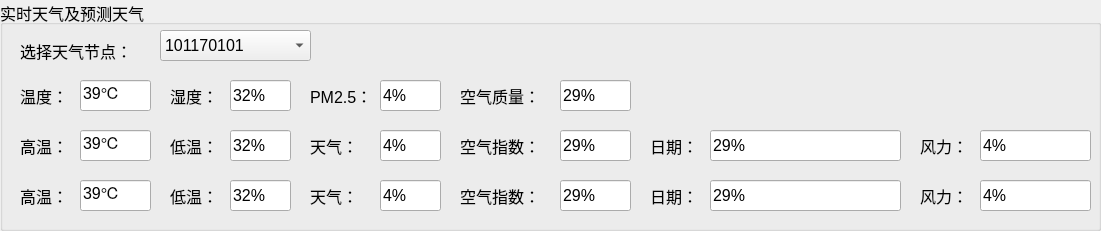
   <widget class="QGroupBox" name="groupBox_4">
    <property name="geometry">
     <rect>
      <x>300</x>
      <y>150</y>
      <width>1101</width>
      <height>231</height>
     </rect>
    </property>
    <property name="font">
     <font>
      <pointsize>12</pointsize>
     </font>
    </property>
    <property name="title">
     <string>实时天气及预测天气</string>
    </property>
    <widget class="QComboBox" name="Cb_cityId">
     <property name="geometry">
      <rect>
       <x>160</x>
       <y>30</y>
       <width>151</width>
       <height>31</height>
      </rect>
     </property>
     <item>
      <property name="text">
       <string>101170101</string>
      </property>
     </item>
     <item>
      <property name="text">
       <string>101170102</string>
      </property>
     </item>
     <item>
      <property name="text">
       <string>101170103</string>
      </property>
     </item>
     <item>
      <property name="text">
       <string>101170104</string>
      </property>
     </item>
     <item>
      <property name="text">
       <string>101170201</string>
      </property>
     </item>
    </widget>
    <widget class="QLabel" name="label_17">
     <property name="geometry">
      <rect>
       <x>20</x>
       <y>40</y>
       <width>131</width>
       <height>21</height>
      </rect>
     </property>
     <property name="text">
      <string>选择天气节点：</string>
     </property>
    </widget>
    <widget class="QLabel" name="label_19">
     <property name="geometry">
      <rect>
       <x>20</x>
       <y>80</y>
       <width>51</width>
       <height>31</height>
      </rect>
     </property>
     <property name="font">
      <font>
       <pointsize>12</pointsize>
      </font>
     </property>
     <property name="text">
      <string>温度：</string>
     </property>
    </widget>
    <widget class="QLabel" name="label_20">
     <property name="geometry">
      <rect>
       <x>170</x>
       <y>80</y>
       <width>51</width>
       <height>31</height>
      </rect>
     </property>
     <property name="font">
      <font>
       <pointsize>12</pointsize>
      </font>
     </property>
     <property name="text">
      <string>湿度：</string>
     </property>
    </widget>
    <widget class="QLabel" name="label_21">
     <property name="geometry">
      <rect>
       <x>310</x>
       <y>80</y>
       <width>61</width>
       <height>31</height>
      </rect>
     </property>
     <property name="font">
      <font>
       <pointsize>12</pointsize>
      </font>
     </property>
     <property name="text">
      <string>PM2.5：</string>
     </property>
    </widget>
    <widget class="QLabel" name="label_22">
     <property name="geometry">
      <rect>
       <x>460</x>
       <y>80</y>
       <width>91</width>
       <height>31</height>
      </rect>
     </property>
     <property name="font">
      <font>
       <pointsize>12</pointsize>
      </font>
     </property>
     <property name="text">
      <string>空气质量：</string>
     </property>
    </widget>
    <widget class="QLineEdit" name="Edit_todayTemp">
     <property name="geometry">
      <rect>
       <x>80</x>
       <y>80</y>
       <width>71</width>
       <height>31</height>
      </rect>
     </property>
     <property name="font">
      <font>
       <pointsize>12</pointsize>
      </font>
     </property>
     <property name="text">
      <string>39℃</string>
     </property>
    </widget>
    <widget class="QLineEdit" name="Edit_todayPM25">
     <property name="geometry">
      <rect>
       <x>380</x>
       <y>80</y>
       <width>61</width>
       <height>31</height>
      </rect>
     </property>
     <property name="font">
      <font>
       <pointsize>12</pointsize>
      </font>
     </property>
     <property name="text">
      <string>4%</string>
     </property>
    </widget>
    <widget class="QLineEdit" name="Edit_todayShidu">
     <property name="geometry">
      <rect>
       <x>230</x>
       <y>80</y>
       <width>61</width>
       <height>31</height>
      </rect>
     </property>
     <property name="font">
      <font>
       <pointsize>12</pointsize>
      </font>
     </property>
     <property name="text">
      <string>32%</string>
     </property>
    </widget>
    <widget class="QLineEdit" name="Edit_todayKQZL">
     <property name="geometry">
      <rect>
       <x>560</x>
       <y>80</y>
       <width>71</width>
       <height>31</height>
      </rect>
     </property>
     <property name="font">
      <font>
       <pointsize>12</pointsize>
      </font>
     </property>
     <property name="text">
      <string>29%</string>
     </property>
    </widget>
    <widget class="QLabel" name="label_23">
     <property name="geometry">
      <rect>
       <x>20</x>
       <y>130</y>
       <width>51</width>
       <height>31</height>
      </rect>
     </property>
     <property name="font">
      <font>
       <pointsize>12</pointsize>
      </font>
     </property>
     <property name="text">
      <string>高温：</string>
     </property>
    </widget>
    <widget class="QLineEdit" name="Edit_oneDayHightTemp">
     <property name="geometry">
      <rect>
       <x>80</x>
       <y>130</y>
       <width>71</width>
       <height>31</height>
      </rect>
     </property>
     <property name="font">
      <font>
       <pointsize>12</pointsize>
      </font>
     </property>
     <property name="text">
      <string>39℃</string>
     </property>
    </widget>
    <widget class="QLabel" name="label_24">
     <property name="geometry">
      <rect>
       <x>170</x>
       <y>130</y>
       <width>51</width>
       <height>31</height>
      </rect>
     </property>
     <property name="font">
      <font>
       <pointsize>12</pointsize>
      </font>
     </property>
     <property name="text">
      <string>低温：</string>
     </property>
    </widget>
    <widget class="QLineEdit" name="Edit_oneDayKQZS">
     <property name="geometry">
      <rect>
       <x>560</x>
       <y>130</y>
       <width>71</width>
       <height>31</height>
      </rect>
     </property>
     <property name="font">
      <font>
       <pointsize>12</pointsize>
      </font>
     </property>
     <property name="text">
      <string>29%</string>
     </property>
    </widget>
    <widget class="QLabel" name="label_25">
     <property name="geometry">
      <rect>
       <x>310</x>
       <y>130</y>
       <width>61</width>
       <height>31</height>
      </rect>
     </property>
     <property name="font">
      <font>
       <pointsize>12</pointsize>
      </font>
     </property>
     <property name="text">
      <string>天气：</string>
     </property>
    </widget>
    <widget class="QLineEdit" name="Edit_oneDayWeather">
     <property name="geometry">
      <rect>
       <x>380</x>
       <y>130</y>
       <width>61</width>
       <height>31</height>
      </rect>
     </property>
     <property name="font">
      <font>
       <pointsize>12</pointsize>
      </font>
     </property>
     <property name="text">
      <string>4%</string>
     </property>
    </widget>
    <widget class="QLineEdit" name="Edit_oneDayLowTemp">
     <property name="geometry">
      <rect>
       <x>230</x>
       <y>130</y>
       <width>61</width>
       <height>31</height>
      </rect>
     </property>
     <property name="font">
      <font>
       <pointsize>12</pointsize>
      </font>
     </property>
     <property name="text">
      <string>32%</string>
     </property>
    </widget>
    <widget class="QLabel" name="label_26">
     <property name="geometry">
      <rect>
       <x>460</x>
       <y>130</y>
       <width>91</width>
       <height>31</height>
      </rect>
     </property>
     <property name="font">
      <font>
       <pointsize>12</pointsize>
      </font>
     </property>
     <property name="text">
      <string>空气指数：</string>
     </property>
    </widget>
    <widget class="QLineEdit" name="Edit_oneDayDate">
     <property name="geometry">
      <rect>
       <x>710</x>
       <y>130</y>
       <width>191</width>
       <height>31</height>
      </rect>
     </property>
     <property name="font">
      <font>
       <pointsize>12</pointsize>
      </font>
     </property>
     <property name="text">
      <string>29%</string>
     </property>
    </widget>
    <widget class="QLabel" name="label_27">
     <property name="geometry">
      <rect>
       <x>650</x>
       <y>130</y>
       <width>61</width>
       <height>31</height>
      </rect>
     </property>
     <property name="font">
      <font>
       <pointsize>12</pointsize>
      </font>
     </property>
     <property name="text">
      <string>日期：</string>
     </property>
    </widget>
    <widget class="QLineEdit" name="Edit_twoDayLowTemp">
     <property name="geometry">
      <rect>
       <x>230</x>
       <y>180</y>
       <width>61</width>
       <height>31</height>
      </rect>
     </property>
     <property name="font">
      <font>
       <pointsize>12</pointsize>
      </font>
     </property>
     <property name="text">
      <string>32%</string>
     </property>
    </widget>
    <widget class="QLineEdit" name="Edit_twoDayWeather">
     <property name="geometry">
      <rect>
       <x>380</x>
       <y>180</y>
       <width>61</width>
       <height>31</height>
      </rect>
     </property>
     <property name="font">
      <font>
       <pointsize>12</pointsize>
      </font>
     </property>
     <property name="text">
      <string>4%</string>
     </property>
    </widget>
    <widget class="QLabel" name="label_28">
     <property name="geometry">
      <rect>
       <x>20</x>
       <y>180</y>
       <width>51</width>
       <height>31</height>
      </rect>
     </property>
     <property name="font">
      <font>
       <pointsize>12</pointsize>
      </font>
     </property>
     <property name="text">
      <string>高温：</string>
     </property>
    </widget>
    <widget class="QLineEdit" name="Edit_twoDayHightTemp">
     <property name="geometry">
      <rect>
       <x>80</x>
       <y>180</y>
       <width>71</width>
       <height>31</height>
      </rect>
     </property>
     <property name="font">
      <font>
       <pointsize>12</pointsize>
      </font>
     </property>
     <property name="text">
      <string>39℃</string>
     </property>
    </widget>
    <widget class="QLabel" name="label_29">
     <property name="geometry">
      <rect>
       <x>310</x>
       <y>180</y>
       <width>61</width>
       <height>31</height>
      </rect>
     </property>
     <property name="font">
      <font>
       <pointsize>12</pointsize>
      </font>
     </property>
     <property name="text">
      <string>天气：</string>
     </property>
    </widget>
    <widget class="QLineEdit" name="Edit_twoDayDate">
     <property name="geometry">
      <rect>
       <x>710</x>
       <y>180</y>
       <width>191</width>
       <height>31</height>
      </rect>
     </property>
     <property name="font">
      <font>
       <pointsize>12</pointsize>
      </font>
     </property>
     <property name="text">
      <string>29%</string>
     </property>
    </widget>
    <widget class="QLabel" name="label_30">
     <property name="geometry">
      <rect>
       <x>170</x>
       <y>180</y>
       <width>51</width>
       <height>31</height>
      </rect>
     </property>
     <property name="font">
      <font>
       <pointsize>12</pointsize>
      </font>
     </property>
     <property name="text">
      <string>低温：</string>
     </property>
    </widget>
    <widget class="QLineEdit" name="Edit_twoDayKQZS">
     <property name="geometry">
      <rect>
       <x>560</x>
       <y>180</y>
       <width>71</width>
       <height>31</height>
      </rect>
     </property>
     <property name="font">
      <font>
       <pointsize>12</pointsize>
      </font>
     </property>
     <property name="text">
      <string>29%</string>
     </property>
    </widget>
    <widget class="QLabel" name="label_31">
     <property name="geometry">
      <rect>
       <x>650</x>
       <y>180</y>
       <width>61</width>
       <height>31</height>
      </rect>
     </property>
     <property name="font">
      <font>
       <pointsize>12</pointsize>
      </font>
     </property>
     <property name="text">
      <string>日期：</string>
     </property>
    </widget>
    <widget class="QLabel" name="label_32">
     <property name="geometry">
      <rect>
       <x>460</x>
       <y>180</y>
       <width>91</width>
       <height>31</height>
      </rect>
     </property>
     <property name="font">
      <font>
       <pointsize>12</pointsize>
      </font>
     </property>
     <property name="text">
      <string>空气指数：</string>
     </property>
    </widget>
    <widget class="QLineEdit" name="Edit_oneDayFl">
     <property name="geometry">
      <rect>
       <x>980</x>
       <y>130</y>
       <width>111</width>
       <height>31</height>
      </rect>
     </property>
     <property name="font">
      <font>
       <pointsize>12</pointsize>
      </font>
     </property>
     <property name="text">
      <string>4%</string>
     </property>
    </widget>
    <widget class="QLabel" name="label_33">
     <property name="geometry">
      <rect>
       <x>920</x>
       <y>180</y>
       <width>61</width>
       <height>31</height>
      </rect>
     </property>
     <property name="font">
      <font>
       <pointsize>12</pointsize>
      </font>
     </property>
     <property name="text">
      <string>风力：</string>
     </property>
    </widget>
    <widget class="QLineEdit" name="Edit_twoDayFl">
     <property name="geometry">
      <rect>
       <x>980</x>
       <y>180</y>
       <width>111</width>
       <height>31</height>
      </rect>
     </property>
     <property name="font">
      <font>
       <pointsize>12</pointsize>
      </font>
     </property>
     <property name="text">
      <string>4%</string>
     </property>
    </widget>
    <widget class="QLabel" name="label_34">
     <property name="geometry">
      <rect>
       <x>920</x>
       <y>130</y>
       <width>61</width>
       <height>31</height>
      </rect>
     </property>
     <property name="font">
      <font>
       <pointsize>12</pointsize>
      </font>
     </property>
     <property name="text">
      <string>风力：</string>
     </property>
    </widget>
   </widget>
